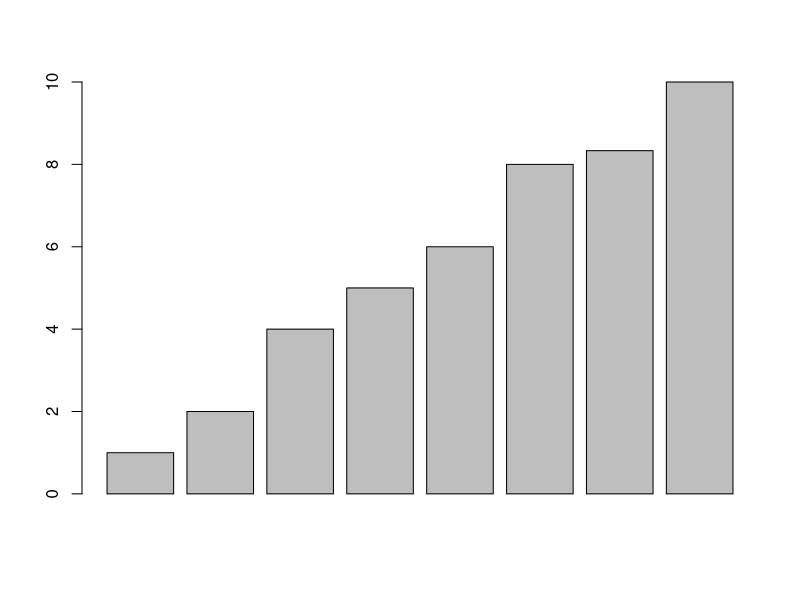
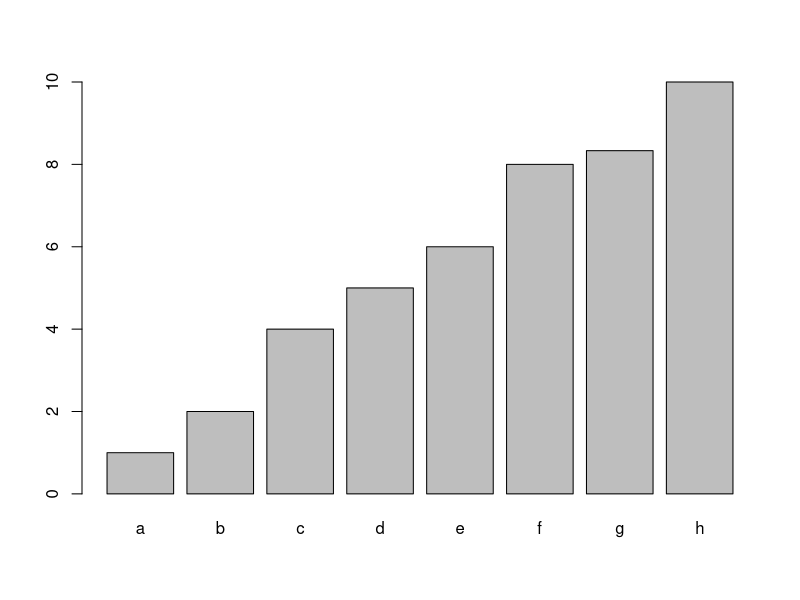
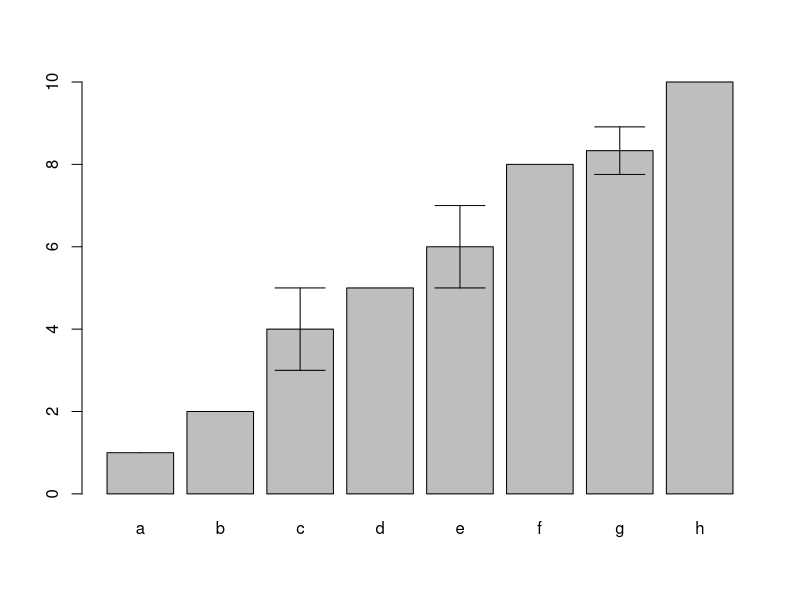
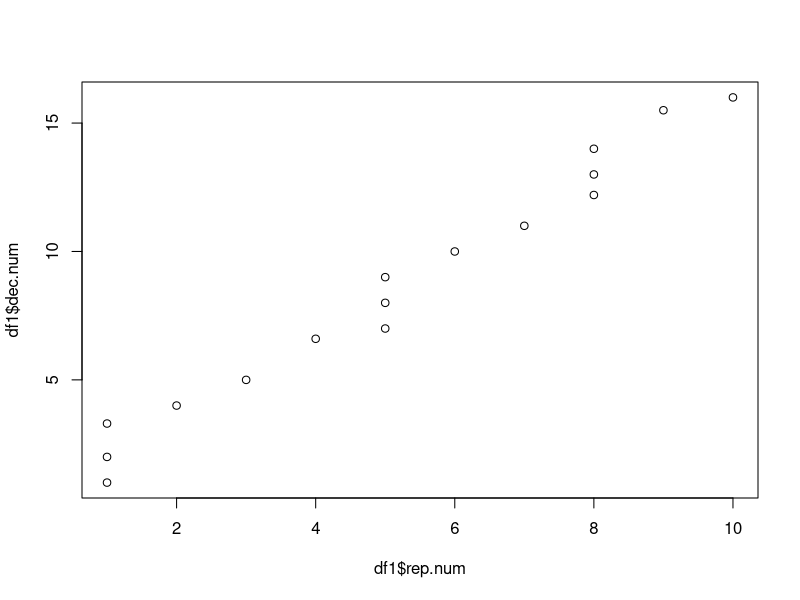
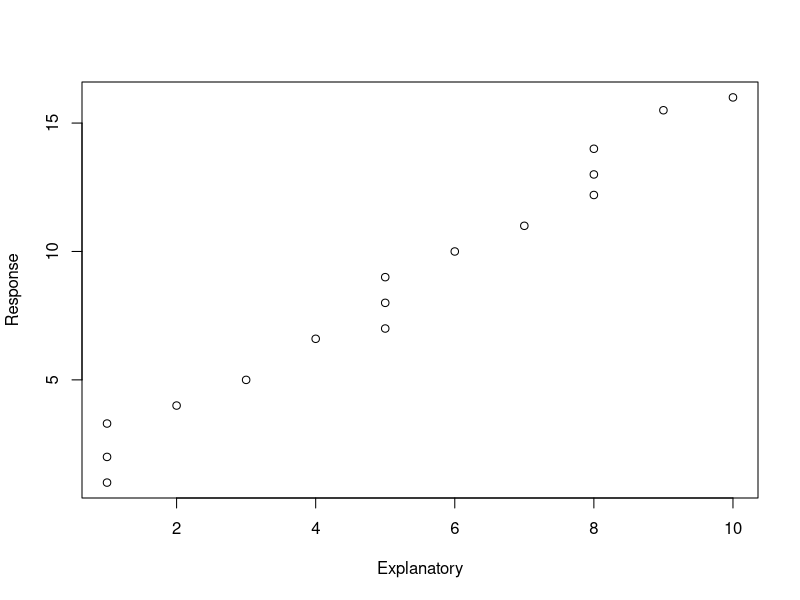
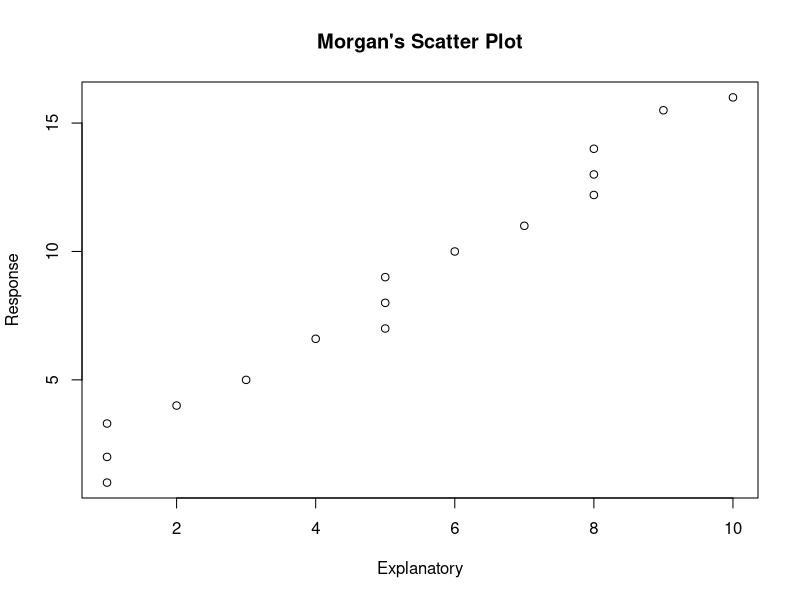
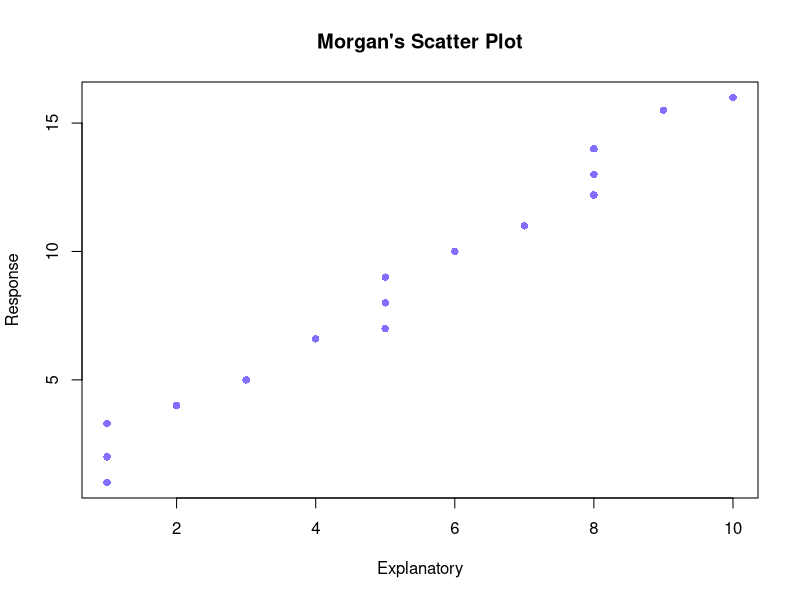
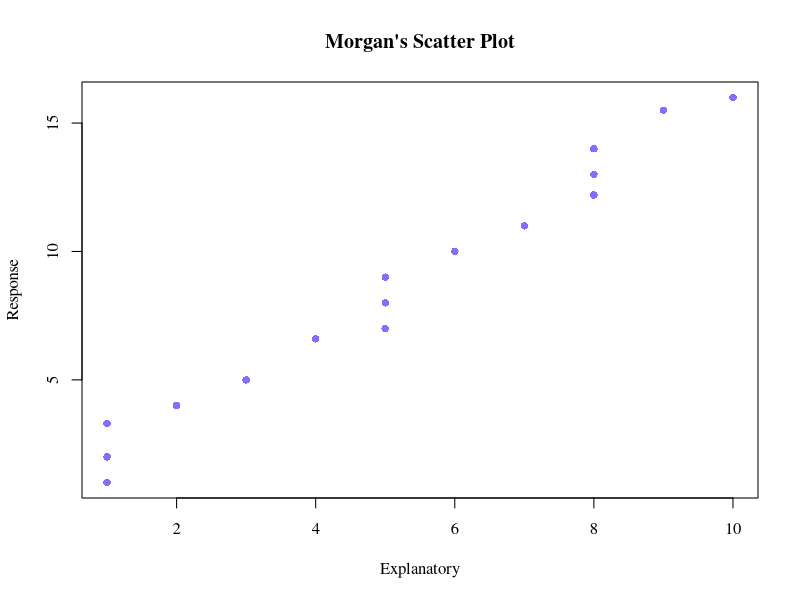

The R source for these figures, in order:
# With the data frame you created last week you will:

unique.char <- c("a","b","c","d","e","f","g","h","i","j","k","l","m","n","o")
group.char <- c("a","a","a","b","c","c","c","d","e","e","e","f","g","g","g")
uniqu.num <- c(1,2,3,4,5,6,7,8,9,10,11,12,13,14,15)
rep.num <- c(1,1,1,2,3,4,5,5,5,6,7,8,8,8,9)
dec.num <- c(1,2,3.3,4,5,6.6,7,8,9,10,11,12.2,13,14,15.5)

df <- as.data.frame(cbind(unique.char,group.char,uniqu.num,rep.num,dec.num))
df
df$uniqu.num <- as.numeric(as.character(df$uniqu.num))
df$rep.num <- as.numeric(as.character(df$rep.num))
df$dec.num <- as.numeric(as.character(df$dec.num))
row.names(df) <- c("a","b","c","d","e","f","g","h","i","j","k","l","m","n","o")
row.names(df)
df

df[-1]

add.row <- data.frame("p","h",16,10,16)
add.row
colnames(add.row) <- colnames(df) 
colnames(add.row)
df1 <- rbind(df, add.row)
df1

# Create a barplot for one numeric column, grouped by the character vector with 3 unique values
  # Add error bars with mean and standard deviation to the plot
  # Change the x and y labels and add a title
  # Export the plot as a PDF that is 4 inches wide and 7 inches tall.

df.mean <- aggregate(df1$rep.num ~df1$group.char, FUN = "mean")
df.mean
colnames(df.mean) <- c("Factor","Mean")
df.mean
barplot(df.mean$Mean)
barplot(df.mean$Mean, names.arg = df.mean$Factor)
df.sd <- aggregate(df1$rep.num ~df1$group.char, FUN = "sd")
colnames(df.sd) <- c("Factor","StanDev")
df.sd
b.plot <- barplot(df.mean$Mean, names.arg = df.mean$Factor)
arrows(b.plot, df.mean$Mean-df.sd$StanDev,
       b.plot, df.mean$Mean+df.sd$StanDev,angle=90,code=3)


# Create a scatter plot between two of your numeric columns.
  # Change the point shape and color to something NOT used in the example.
  # Change the x and y labels and add a title
  # Export the plot as a JPEG by using the "Export" button in the plotting pane.

plot(df1$dec.num ~ df1$rep.num)
plot(df1$dec.num ~ df1$rep.num, xlab = "Explanatory", ylab = "Response")
plot(df1$dec.num ~ df1$rep.num, xlab = "Explanatory", ylab = "Response", main = "Morgan's Scatter Plot")
plot(df1$dec.num ~ df1$rep.num, xlab = "Explanatory", ylab = "Response", main = "Morgan's Scatter Plot", pch=16, col ="slateblue1")

# Upload both plots with the script used to create them to GitHub.
  # Follow the same file naming format as last week for the script.
  # Name plots as Lastname_barplot or Lastname_scatterplot. Save them to your "plots" folder.

setwd("C:/GitHub/morgan")
pdf(file = "Thomas_scatterplot", width = 6, height = 6)
par(family = "serif")
plot(df1$dec.num ~ df1$rep.num, xlab = "Explanatory", ylab = "Response", main = "Morgan's Scatter Plot", pch=16, col ="slateblue1")
dev.off
